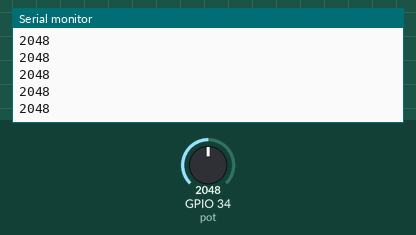
A sketch run on a simulated ESP32. Shown: the last lines printed to the serial monitor. The inputs (shaded band) are chosen by the test bench; at power-on: GPIO 34 (pot) = 2048.

Above: at 1.2 s.
1.3 s: GPIO 34 (pot) set to 2866
At 1.56 s:
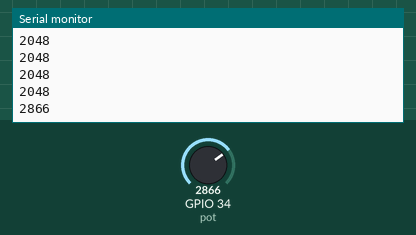
2.8 s: GPIO 34 (pot) set to 3603
At 2.96 s:
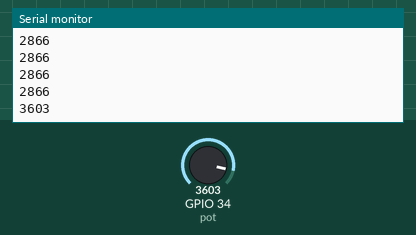
Timing chart, 0 to 5.8 s (numbered marks = the images above; inputs shaded):
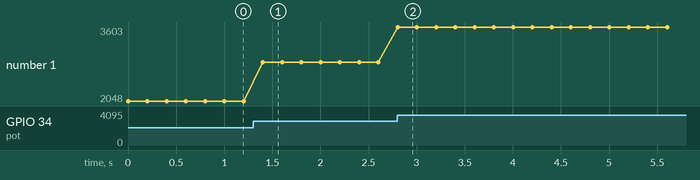

Measured:
- after the input at 1.3 s, the serial monitor: prints a new line after 0.10 s (image 1)
- after the input at 2.8 s, the serial monitor: prints a new line at once (image 2)
- plotted number 1: 2048 → 2866 after the input at 1.3 s, 2866 → 3603 after the input at 2.8 s

The sketch:

9_POTENTIOMETER.ino
```cpp
// Reading Potentiometer Value

#define pot 34   // Potentiometer connected to analog pin 34 (input only)

void setup() {
  Serial.begin(9600);   // Start serial communication at 9600 baud
  pinMode(pot, INPUT);  // Set potentiometer pin as input
}

void loop() {
  // Read analog value from potentiometer
  int potValue = analogRead(pot);  // ESP32 ADC range: 0 - 4095 (12-bit resolution)

  // Print the value to Serial Monitor
  Serial.println(potValue);

  delay(200);  // Small delay for readability (prints ~5 times per second)
}
```
